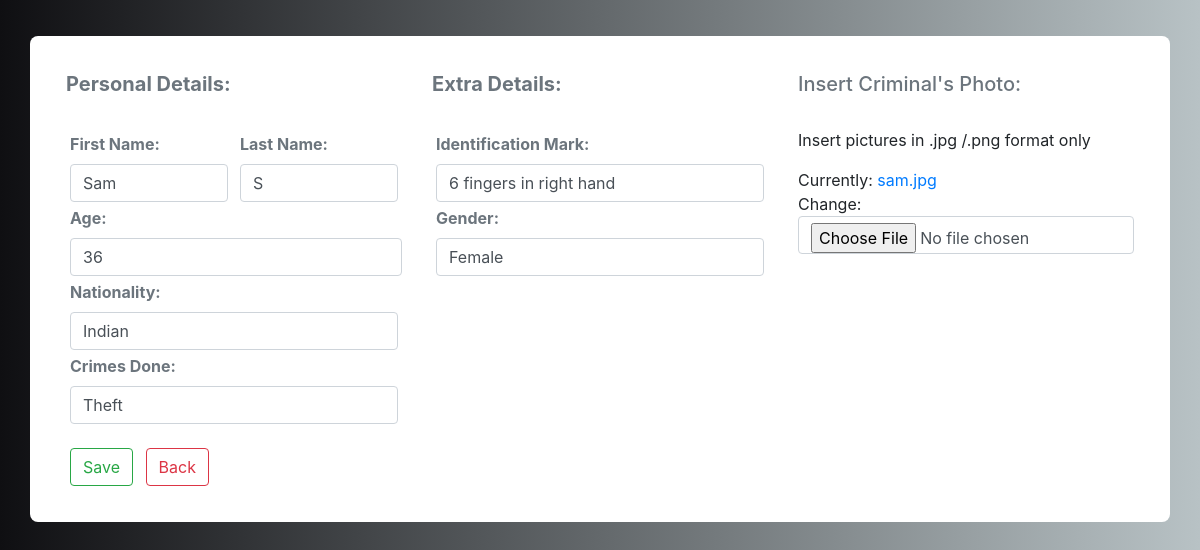
Screenshot of /edit_profile/23/ with the database file from the repository.
### core/models.py (models this page shows, shortened)
class Profile(models.Model):
    first_name = models.CharField(max_length=70)
    last_name = models.CharField(max_length=70)
    age = models.IntegerField()
    identi = models.CharField(max_length=200)
    nationality = models.CharField(max_length=200)
    crime = models.CharField(max_length=200)
    gender = models.CharField(max_length=200)
    present = models.BooleanField(default=False)
    image = models.ImageField()

### core/views.py (the view)
# urls.py: path('edit_profile/<int:id>/', edit_profile, name='edit_profile'),
def edit_profile(request, id):
    profile = Profile.objects.get(id=id)
    form = ProfileForm(instance=profile)
    if request.method == 'POST':
        form = ProfileForm(request.POST, request.FILES, instance=profile)
        if form.is_valid():
            form.save()
            return redirect('profiles')
    context = {'form': form}
    return render(request, 'core/add_profile.html', context)

### core/forms.py
class ProfileForm(forms.ModelForm):
    class Meta:
        model = Profile
        fields = '__all__'
        widgets = {
            'date': DateInput(),
            'shift':TimeInput()
        }
        exclude = ['present']
    def __init__(self, *args, **kwargs):
        super(ProfileForm, self).__init__(*args, **kwargs)
        self.fields['first_name'].widget.attrs['class'] = 'form-control'
        self.fields['last_name'].widget.attrs['class'] = 'form-control'
        self.fields['age'].widget.attrs['class'] = 'form-control'
        self.fields['nationality'].widget.attrs['class'] = 'form-control'
        self.fields['identi'].widget.attrs['class'] = 'form-control'
        self.fields['gender'].widget.attrs['class'] = 'form-control'
        self.fields['image'].widget.attrs['class'] = 'form-control'
        self.fields['crime'].widget.attrs['class'] = 'form-control'

### core/templates/core/add_profile.html (shortened to what this page needs)
{% extends "core/base.html" %}
{% load static %}
{% block content %}
<div class="container emp-profile pb-3">
    <form method="POST" action="." class="needs-validation" enctype='multipart/form-data'>
        <div class="row">
            <div class="col-md-4">
                <h5 class="text-muted"><b>Personal Details:</b></h5><br>
                <div class="d-flex justify-content-between">
                    <div class="m-1 mr-2">
                        <label class="text-muted"><b>First Name:</b></label>
                        {{ form.first_name }}
                    </div>
                    <div class="m-1">
                        <label class="text-muted"><b>Last Name:</b></label>
                        {{ form.last_name }}
                    </div>
                </div>
                <div class="ml-1">
                    <label class="text-muted"><b>Age:</b></label>
                    {{ form.age }}
                </div>
                <div class="m-1">
                    <label class="text-muted"><b>Nationality:</b></label>
                    {{ form.nationality }}
                </div>
                <div class="m-1">
                    <label class="text-muted"><b>Crimes Done:</b></label>
                    {{ form.crime }}
                </div>
            </div>
            <div class="col-md-4">
                <h5 class="text-muted"><b>Extra Details:</b></h5><br>
                <div class="m-1">
                    <label class="text-muted"><b>Identification Mark:</b></label>
                    {{ form.identi }}
                </div>
                <div class="m-1">
                    <label class="text-muted"><b>Gender:</b></label>
                    {{ form.gender }}
                </div>
            </div>
            <div class="col-md-4">
                <h5 class="text-muted">Insert Criminal's Photo:</h5><br>
                <div >
                    Insert pictures in .jpg /.png format only
                </div>
                <div class="mt-3">
                    {{ form.image }}
                </div>
            </div>
        </div>
        <div class="mt-3">
            <button type="submit" class="btn btn-outline-success m-1">Save</button>
            <a href="{% url 'profiles' %}">
            <button type="button" class="btn btn-outline-danger m-1">Back</button>
            </a>
        </div>
    </form>
</div>
{% endblock content %}

### static/css/details.css (style rules this page uses)
.emp-profile { padding: 3%; margin-top: 3%; margin-bottom: 3%; border-radius: 0.5rem; background: #fff; }

### static/css/background.css (style rules this page uses)
body { background: -webkit-linear-gradient(left, #0f0f12, #b8c2c5); }

### rows the page displays
Profile: first_name "Sam", last_name "S", age "36", nationality "Indian", crime "Theft", identi "6 fingers in right hand", gender "Female"
